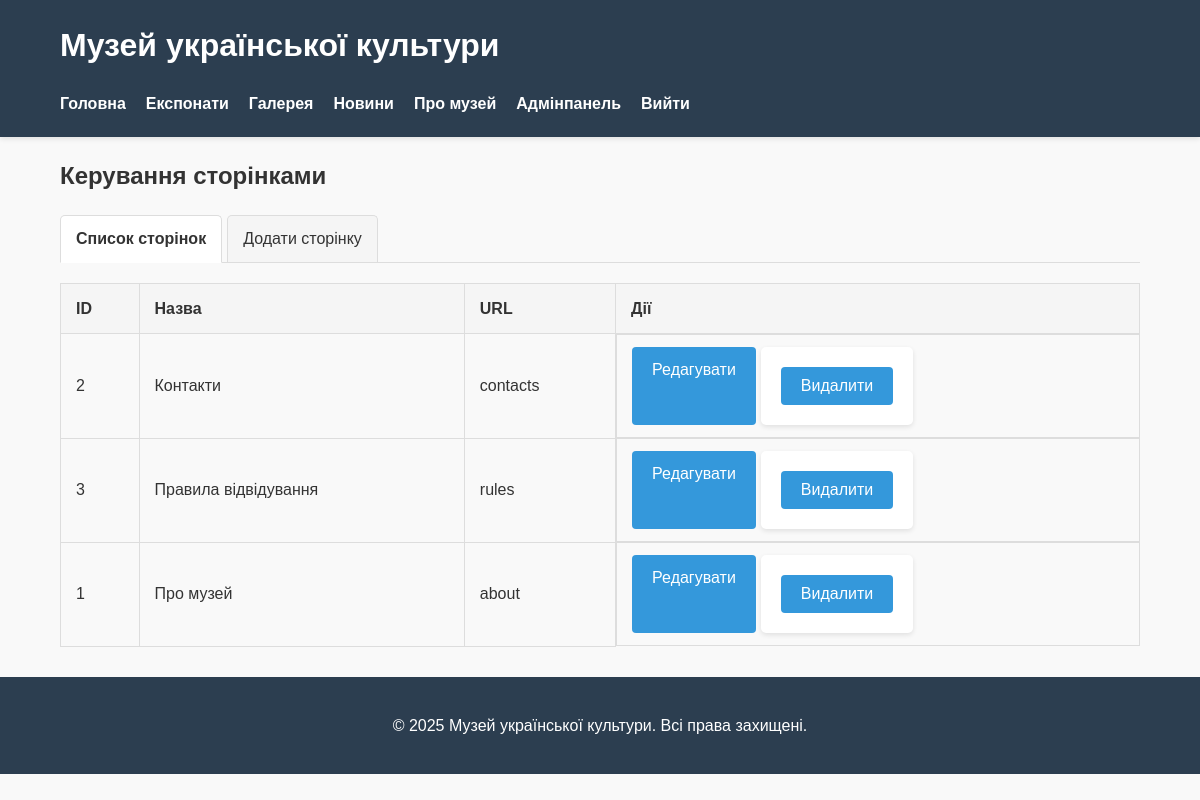
Screenshot of /admin.php?section=pages (signed in) with the database file from the repository.
### tables this page shows
CREATE TABLE `pages` (
  `id` int NOT NULL,
  `title` varchar(255) NOT NULL,
  `slug` varchar(100) NOT NULL,
  `content` text NOT NULL,
  `created_at` timestamp NULL DEFAULT CURRENT_TIMESTAMP
);

### classes/Page.php (called while the page is built, shortened)
<?php
class Page {
    private $db;
    public function __construct(Database $db) {
        $this->db = $db;
    }
    public function getPages() {
        $result = $this->db->query("SELECT id, title, slug, content FROM pages ORDER BY title");
        return $result->fetch_all(MYSQLI_ASSOC);
    }
}
?>

### classes/Database.php (called while the page is built, shortened)
<?php
class Database {
    private $connection;
    public function __construct() {
        $this->connection = new mysqli(DB_HOST, DB_USER, DB_PASS, DB_NAME);
        $this->connection->set_charset("utf8mb4");
    }
    public function query($sql) {
        return $this->connection->query($sql);
    }
}
?>

### admin/templates/pages.php (the view, shortened to what this page needs)
<h2>Керування сторінками</h2>
<div class="admin-tabs">
    <a href="#pages-list">Список сторінок</a>
    <a href="#add-page"><?= isset($_GET['edit']) ? 'Редагувати' : 'Додати' ?> сторінку</a>
</div>
<div id="pages-list" class="tab-content">
    <table class="admin-table">
        <thead>
            <tr>
                <th>ID</th>
                <th>Назва</th>
                <th>URL</th>
                <th>Дії</th>
            </tr>
        </thead>
        <tbody>
            <?php foreach ($pages as $item): ?>
            <tr>
                <td><?= $item['id'] ?></td>
                <td><?= htmlspecialchars($item['title']) ?></td>
                <td><?= htmlspecialchars($item['slug']) ?></td>
                <td class="actions">
                    <a href="admin.php?section=pages&edit=<?= $item['id'] ?>" class="btn">Редагувати</a>
                    <form action="admin.php?section=pages" method="POST" class="delete-form">
                        <input type="submit" name="delete_page" value="Видалити" class="btn btn-danger">
                    </form>
                </td>
            </tr>
            <?php endforeach; ?>
        </tbody>
    </table>
</div>

### assets/css/style.css (style rules this page uses)
body { font-family: 'Arial', sans-serif; line-height: 1.6; margin: 0; padding: 0; color: #333; background-color: #f9f9f9; }
form { background: white; padding: 20px; border-radius: 5px; box-shadow: 0 2px 5px rgba(0,0,0,0.1); }
button, input[type="submit"], .btn { background: #3498db; color: white; border: none; padding: 10px 20px; border-radius: 4px; cursor: pointer; font-size: 16px; text-decoration: none; display: inline-block; }
.btn-danger { background: #e74c3c; }
.admin-table { width: 100%; border-collapse: collapse; margin: 20px 0; }
.admin-table th, .admin-table td { padding: 12px 15px; text-align: left; border-bottom: 1px solid #ddd; }
.admin-table th { background-color: #f2f2f2; font-weight: bold; }
.actions { display: flex; gap: 5px; }
.delete-form { display: inline; }
.admin-tabs { display: flex; border-bottom: 1px solid #ddd; margin-bottom: 20px; }
.admin-tabs a { padding: 10px 15px; margin-right: 5px; background: #f5f5f5; border: 1px solid #ddd; border-bottom: none; border-radius: 5px 5px 0 0; text-decoration: none; color: #333; }
.admin-tabs a.active { background: white; border-bottom: 1px solid white; margin-bottom: -1px; font-weight: bold; }
.tab-content { display: none; }
.admin-table { width: 100%; border-collapse: collapse; }
.admin-table th, .admin-table td { padding: 12px 15px; border: 1px solid #ddd; text-align: left; }
.admin-table th { background-color: #f5f5f5; }
.actions { white-space: nowrap; }

### rows the page displays
pages: id "2", title "Контакти", slug "contacts"
pages: id "3", title "Правила відвідування", slug "rules"
pages: id "1", title "Про музей", slug "about"

### other values shown
SITE_TITLE "Музей української культури"
